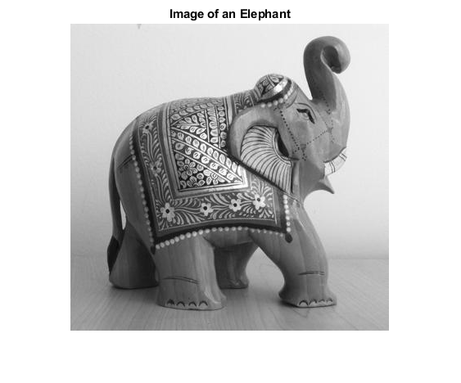
#> input picture projects/Project1/images/match_scene01_1.png, 461 x 383 px, shrunk from 563 x 468 before the run
$ jupyter execute notebook1.ipynb
#> lines starting #> are read from the running program, lines starting #| are printed output that depends on the picture
[cell 1]
import cv2
import matplotlib.pyplot as plt
import numpy as np
import os

imagesDir = 'images'

[cell 2]
query = cv2.imread(os.path.join(imagesDir, 'match_scene01_1.png'), cv2.IMREAD_GRAYSCALE) # queryImage
#> query is the input picture: shape (383, 461); min 0, max 255, mean 199.7
train = cv2.imread(os.path.join(imagesDir, 'match_scene01_2.png'), cv2.IMREAD_GRAYSCALE) # trainImage
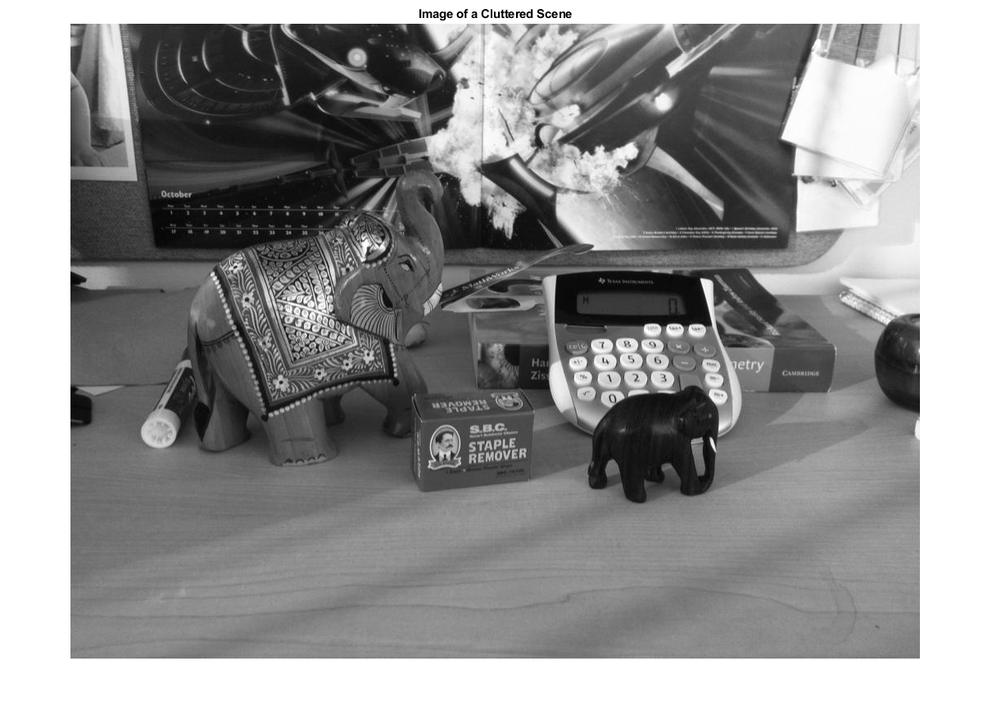
#> input picture projects/Project1/images/match_scene01_2.png, 992 x 711 px, shrunk from 1211 x 868 before the run
#> train is the input picture: shape (711, 992); min 0, max 255, mean 145.7

plt.imshow(query, cmap='gray')
plt.title('Query Image')
plt.axis('off')
plt.show()

plt.imshow(train, cmap='gray')
plt.title('Train Image')
plt.axis('off')
plt.show()

plt.show()

## SIFT

[cell 3]
sift = cv2.SIFT_create()

# find the keypoints with SIFT
kp = sift.detect(query, None)
#> kp = 637 keypoints; strongest (x, y, size): (211, 14, 1.8), (262, 15, 1.8), (288, 12, 2.1), (216, 11, 2.5)

# compute the descriptors with SIFT
kp, des = sift.compute(query, kp)


fkp = sift.detect(train, None)
#> fkp = 2445 keypoints; strongest (x, y, size): (460, 15, 1.8), (529, 15, 1.8), (548, 15, 1.8), (502, 12, 1.9)

# compute the descriptors with ORB
fkp, fdes = sift.compute(train, fkp)

### RANSAC

[cell 4]
# create a Brute Force Matcher object
bf = cv2.BFMatcher(cv2.NORM_L2, crossCheck=True)

# Match descriptors.
matches = bf.match(des, fdes)
#> matches = 363 matches

# Sort them in the order of their distance.
matches = sorted(matches, key = lambda x:x.distance)

[cell 5]
if len(matches)>10:
    src_pts = np.float32([ kp[m.queryIdx].pt for m in matches ]).reshape(-1,1,2)
#> src_pts = 363 rows, first 8: [216.5, 11.48], [143.7, 329.1], [213.1, 329.2], [200, 14.31], [207.9, 329], [387.3, 328.9], [202.5, 329], [237.7, 328]
    dst_pts = np.float32([ fkp[m.trainIdx].pt for m in matches ]).reshape(-1,1,2)
#> dst_pts = 363 rows, first 8: [465.6, 11.48], [917.3, 558.9], [381.4, 657.1], [449.1, 14.32], [917.9, 551.4], [918.3, 656.8], [916.8, 614.7], [918.5, 461.1]
    M, mask = cv2.findHomography(src_pts, dst_pts, cv2.RANSAC,5.0)
#> M = [[1.64, 0.377, 24.94], [0.0759, 1.6, 167.1], [0.000947, 0.000908, 1]]; mask = 363 values, max 1 at index 10, min 0 at index 0, mean 0.43
    matchesMask = mask.ravel().tolist()
#> matchesMask has the same summary as mask
    h,w = query.shape
#> h = 383; w = 461
    pts = np.float32([ [0,0],[0,h-1],[w-1,h-1],[w-1,0] ]).reshape(-1,1,2)
#> pts = [[0, 0], [0, 382], [460, 382], [460, 0]]
    dst = cv2.perspectiveTransform(pts,M)
#> dst = [[24.94, 167.1], [125.5, 577.4], [518.5, 456], [543.4, 140.7]]
    plt.imshow(train, 'gray'),plt.show()

[cell 6]
draw_params = dict(matchColor = (0,255,0), # draw matches in green color
                   singlePointColor = None,
                   matchesMask = matchesMask, # draw only inliers
                   flags = 2)
#> draw_params = 4 items
img3 = cv2.drawMatches(query,kp,train,fkp,matches,None,**draw_params)
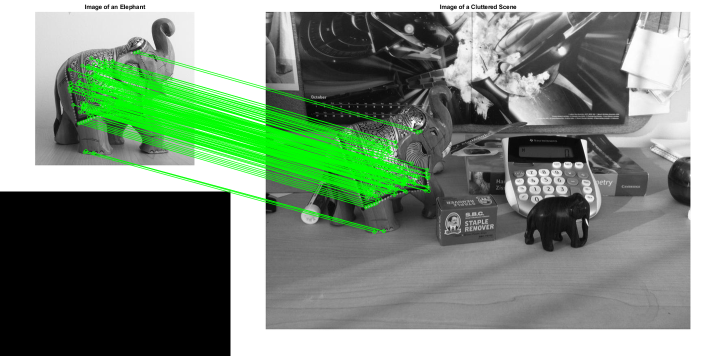
#> img3: shape (711, 1453, 3) (shown at 1/2 size); mean of channels 0, 1, 2 123.6, 140.7, 123.6; drawn as B, G, R
plt.imshow(img3, 'gray'),plt.show()

### Lowe's test

[cell 7]
bf = cv2.BFMatcher()
matches = bf.knnMatch(des,fdes,k=2)
#> matches = 637 matches

matchesMask = [[0,0] for i in range(len(matches))]
#> matchesMask = 637 pairs, first value 0 to 0, second value 0 to 0

[cell 8]
for i,(m,n) in enumerate(matches):
    if m.distance < 0.7*n.distance:
        matchesMask[i]=[1,0]
#> after the loop, matchesMask = 637 pairs, first value 0 to 1, second value 0 to 0

[cell 9]
draw_params = dict(matchColor = (0,255,0),
                   singlePointColor = None,
                   matchesMask = matchesMask,
                   flags = 2)
img3 = cv2.drawMatchesKnn(query,kp,train,fkp,matches,None,**draw_params)
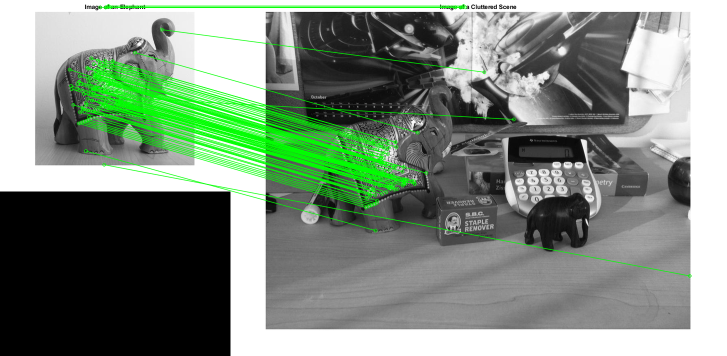
#> img3: shape (711, 1453, 3) (shown at 1/2 size); mean of channels 0, 1, 2 124.7, 139.5, 124.7; drawn as B, G, R
plt.imshow(img3, 'gray'),plt.show()

## ORB

[cell 10]
orb = cv2.ORB_create()

kp, des = orb.detectAndCompute(query, None)
#> kp = 500 keypoints; strongest (x, y, size): (212, 136, 31), (200, 160, 31), (201, 171, 31), (202, 155, 31)
fkp, fdes = orb.detectAndCompute(train, None)
#> fkp = 500 keypoints; strongest (x, y, size): (701, 279, 31), (304, 302, 31), (704, 281, 77.1), (702, 278, 37.2)

### RANSAC

[cell 11]
# create a Brute Force Matcher object
bf = cv2.BFMatcher(cv2.NORM_HAMMING, crossCheck=True)

# Match descriptors.
matches = bf.match(des, fdes)
#> matches = 141 matches

# Sort them in the order of their distance.
matches = sorted(matches, key = lambda x:x.distance)

[cell 12]
if len(matches)>10:
    src_pts = np.float32([ kp[m.queryIdx].pt for m in matches ]).reshape(-1,1,2)
#> src_pts = 141 rows, first 8: [70.85, 328.3], [323.5, 180.4], [234, 204], [258, 248.4], [240, 166], [212, 141], [194.4, 142.6], [224.4, 133.2]
    dst_pts = np.float32([ fkp[m.trainIdx].pt for m in matches ]).reshape(-1,1,2)
#> dst_pts = 141 rows, first 8: [917.3, 656.6], [795.6, 176.4], [347, 364], [701, 279], [348, 326], [512.4, 159.6], [635.9, 150.3], [584.1, 146.9]
    M, mask = cv2.findHomography(src_pts, dst_pts, cv2.RANSAC,5.0)
#> M = [[-0.839, -0.157, 268.7], [-1.13, 0.0268, 301.1], [-0.00349, -0.000323, 1]]; mask = 141 values, max 1 at index 52, min 0 at index 0, mean 0.0638
    matchesMask = mask.ravel().tolist()
#> matchesMask has the same summary as mask
    h,w = train.shape
#> h = 711; w = 992
    pts = np.float32([ [0,0],[0,h-1],[w-1,h-1],[w-1,0] ]).reshape(-1,1,2)
#> pts = [[0, 0], [0, 710], [991, 710], [991, 0]]
    dst = cv2.perspectiveTransform(pts,M)
#> dst = [[268.7, 301.1], [203.6, 415.4], [251.5, 298.8], [229.5, 334.4]]

[cell 13]
draw_params = dict(matchColor = (0,255,0),
                   singlePointColor = None,
                   matchesMask = matchesMask,
                   flags = 2)
img3 = cv2.drawMatches(query,kp,train,fkp,matches,None,**draw_params)
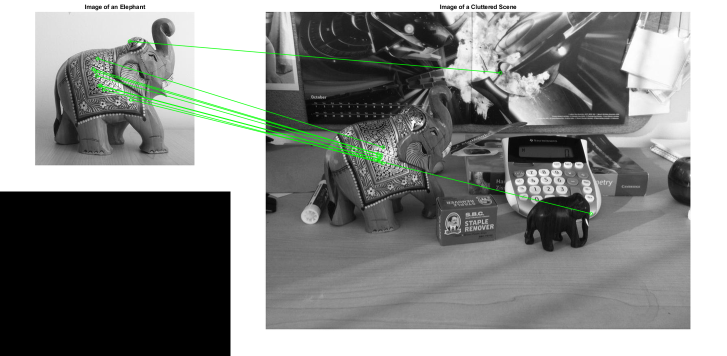
#> img3: shape (711, 1453, 3) (shown at 1/2 size); mean of channels 0, 1, 2 132.4, 134.3, 132.4; drawn as B, G, R
plt.imshow(img3, 'gray'),plt.show()

### Lowe's test

[cell 14]
bf = cv2.BFMatcher()
matches = bf.knnMatch(des,fdes,k=2)
#> matches = 500 matches

matchesMask = [[0,0] for i in range(len(matches))]
#> matchesMask = 500 pairs, first value 0 to 0, second value 0 to 0

[cell 15]
for i,(m,n) in enumerate(matches):
    if m.distance < 0.7*n.distance:
        matchesMask[i]=[1,0]
#> after the loop, matchesMask = 500 pairs, first value 0 to 1, second value 0 to 0

[cell 16]
draw_params = dict(matchColor = (0,255,0),
                   singlePointColor = None,
                   matchesMask = matchesMask,
                   flags = 2)
img3 = cv2.drawMatchesKnn(query,kp,train,fkp,matches,None,**draw_params)
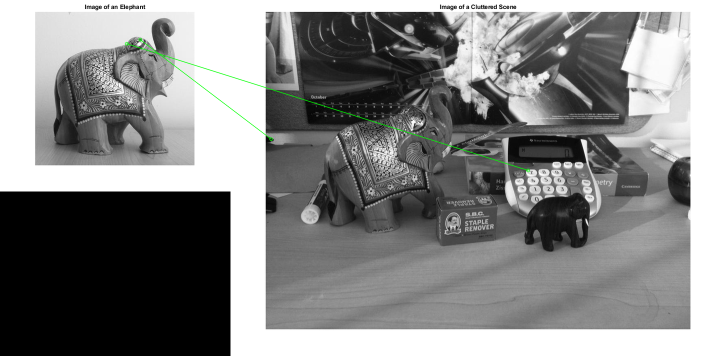
#> img3: shape (711, 1453, 3) (shown at 1/2 size); mean of channels 0, 1, 2 133.4, 133.8, 133.4; drawn as B, G, R
plt.imshow(img3, 'gray'),plt.show()
